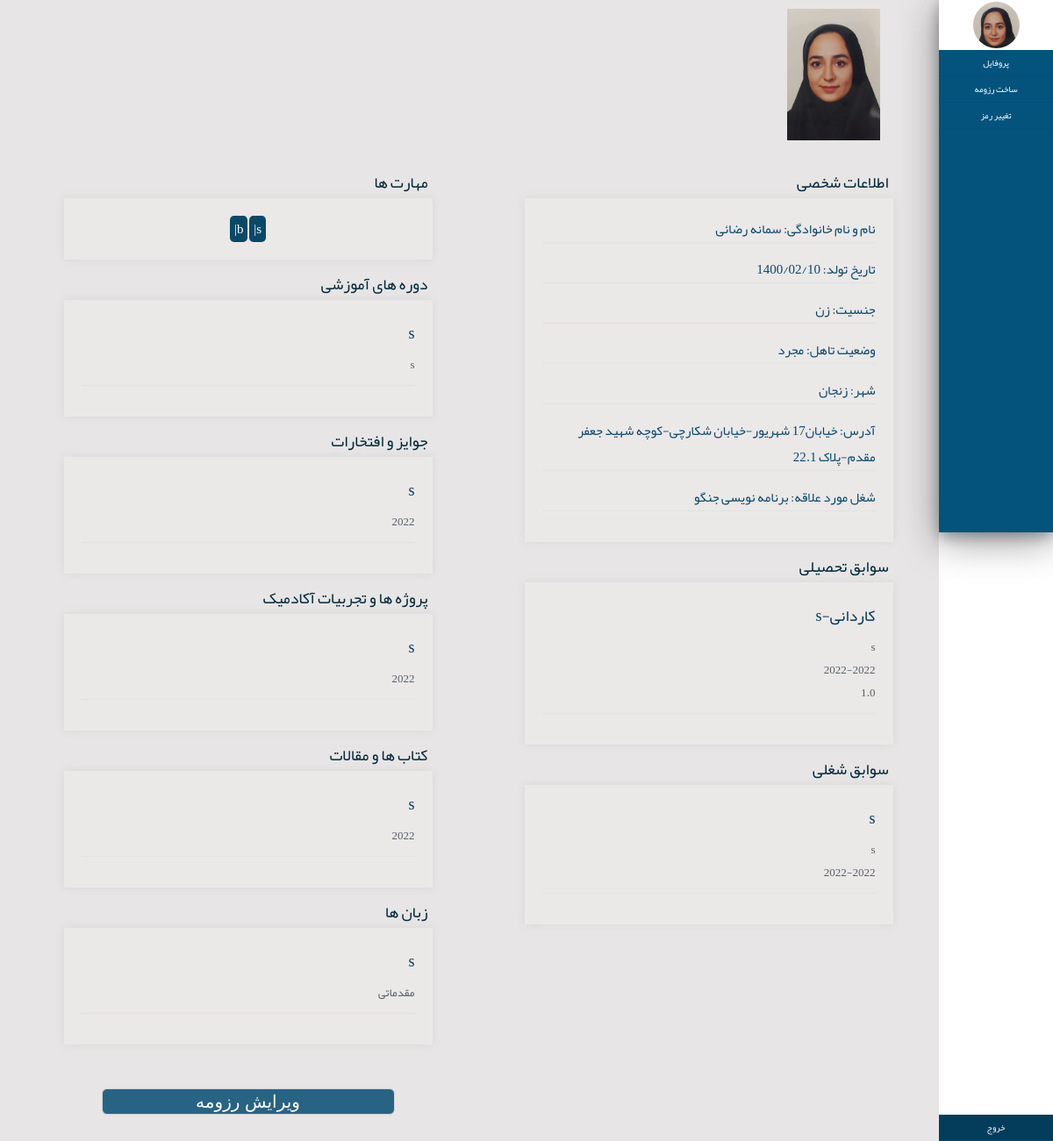
The app's page /accounts/resumeprofile/ (signed in), older data.
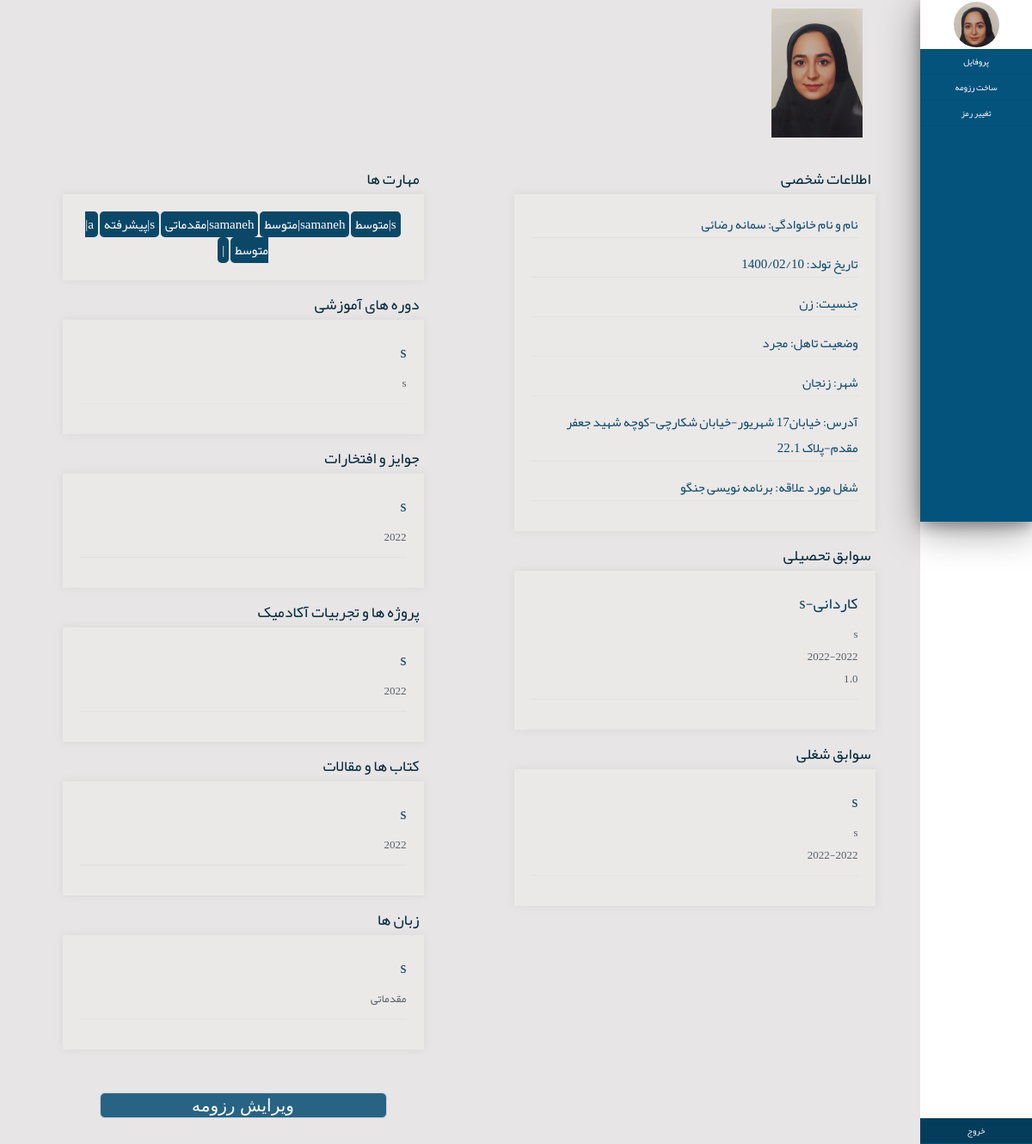
The same page, newer data.
### accounts/models.py (models this page shows, shortened)
class aducationModel(models.Model):
    class Meta:
        verbose_name="سوابق تحصیلی"
        verbose_name_plural="سوابق تحصیلی"
    aducations = models.ForeignKey(ProfileModel, on_delete=models.CASCADE)
    Associate=1
    Bachelor=2
    Master=3
    phD=4
    status_choices2=((Associate,"کاردانی"),
                    (Bachelor,"کارشناسی"),
                    (Master,"کارشناسی ارشد"),
                    (phD,"دکترا"))
    degree_level=models.IntegerField(choices=status_choices2,verbose_name="مقطع تحصیلی",null=True)
    major=models.CharField(max_length=100,verbose_name="رشته تحصیلی",null=True)
    university=models.CharField(max_length=100,verbose_name="دانشگاه",null=True)
    gpa=models.FloatField(verbose_name="معدل",null=True)
    from_year=models.DateField(verbose_name="سال شروع",null=True)
    to_year=models.DateField(verbose_name="سال پایان",null=True)

class workexperienceModel(models.Model):
    class Meta:
        verbose_name="سوابق شغلی"
        verbose_name_plural="سوابق شغلی"
    jobs = models.ForeignKey(ProfileModel, on_delete=models.CASCADE)
    job_area=models.CharField(max_length=100,null=True,blank=True)
    job_title=models.CharField(max_length=100,verbose_name="عنوان شغل")
    company_name=models.CharField(max_length=100,verbose_name="نام شرکت")
    start_time=models.DateField(verbose_name="تاریخ شروع",null=True)
    end_time=models.DateField(verbose_name="تاریخ پایان",null=True)

class skillsModel(models.Model):
    class Meta:
        verbose_name="مهارت ها"
        verbose_name_plural="مهارت ها"
    skills = models.ForeignKey(ProfileModel, on_delete=models.CASCADE)
    skillname=models.CharField(max_length=100,verbose_name="مهارت")
    Basic=1
    intermidiate=2
    advanced=3
    status_choices=((Basic,"مقدماتی"),
                    (intermidiate,"متوسط"),
                    (advanced,"پیشرفته"))
    levelofskill=models.IntegerField(choices=status_choices,verbose_name="سطح مهارت",null=True)

class coursesModel(models.Model):
    class Meta:
        verbose_name="دوره های آموزشی"
        verbose_name_plural="دوره های آموزشی"
    courses=models.ForeignKey(ProfileModel, on_delete=models.CASCADE)
    coursesname=models.CharField(max_length=300,verbose_name="نام دوره آموزشی")
    institute=models.CharField(max_length=300,verbose_name="نام آموزشگاه")
    certificate=models.URLField(null=True,blank=True)

class awardsModel(models.Model):
    class Meta:
        verbose_name="جوایزو افتخارات"
        verbose_name_plural="جوایزو افتخارات"
    awards=models.ForeignKey(ProfileModel, on_delete=models.CASCADE)
    award_title=models.CharField(max_length=300,verbose_name="عنوان")
    dateofaward=models.DateField(verbose_name="سال")

class projectsModel(models.Model):
    class Meta:
        verbose_name="پروژه ها و تجربیات آکادمیک"
        verbose_name_plural="پروژه ها و تجربیات آکادمیک"
    projects=models.ForeignKey(ProfileModel, on_delete=models.CASCADE)
    project_title=models.CharField(max_length=300,verbose_name="عنوان")
    dateofproject=models.DateField(verbose_name="سال",null=True)

class articlesModel(models.Model):
    class Meta:
        verbose_name="کتاب ها و مقالات"
        verbose_name_plural="کتاب ها و مقالات"
    articles=models.ForeignKey(ProfileModel, on_delete=models.CASCADE)
    article_title=models.CharField(max_length=500,verbose_name="عنوان")
    dateofarticle=models.DateField(verbose_name="سال",null=True)

class languagesModel(models.Model):
    class Meta:
        verbose_name="زبان ها"
        verbose_name_plural="زبان ها"
    languages=models.ForeignKey(ProfileModel, on_delete=models.CASCADE)
    language=models.CharField(max_length=100,verbose_name="زبان")
    Basic=1
    preintermidiate=2
    intermidiate=3
    upperintermidiate=4
    advanced=5
    native=6
    status_choices=((Basic,"مقدماتی"),
                    (preintermidiate,"پایین تر از متوسط"),
                    (intermidiate,"متوسط"),
                    (upperintermidiate,"بالاتر از متوسط"),
                    (advanced,"پیشرفته"),
                    (native,"زبان مادری"),
                    )
    leveloflanguage=models.IntegerField(choices=status_choices,verbose_name="سطح مهارت")

### accounts/views.py (the view)
# urls.py: path('resumeprofile/',views.resumeprofileview),
@login_required
def resumeprofileview(request):
    resumeprofile=request.user.profile
    skill=skillsModel.objects.filter(skills_id=resumeprofile)
    aducation=aducationModel.objects.filter(aducations_id=resumeprofile)
    award=awardsModel.objects.filter(awards_id=resumeprofile)
    article=articlesModel.objects.filter(articles_id=resumeprofile)
    course=coursesModel.objects.filter(courses_id=resumeprofile)
    language=languagesModel.objects.filter(languages_id=resumeprofile)
    project=projectsModel.objects.filter(projects_id=resumeprofile)
    workexperience=workexperienceModel.objects.filter(jobs_id=resumeprofile)
    context={
        "resumeprofile":resumeprofile,
        "skill":skill,
        "aducation":aducation,
        "award":award,
        "article":article,
        "course":course,
        "language":language,
        "project":project,
        "workexperience":workexperience,
    }
    return render(request,"accounts/resumeprofile.html",context)

### accounts/templates/accounts/resumeprofile.html (shortened to what the changed rows need)
{%load static%}
<!DOCTYPE html>
<html lang="en">
<head>
    <link rel="stylesheet" href="{%static 'css/styless.css'%}">
</head>
<body>
    <body dir="rtl">
        <div class="container bodyy">
            <div class="main_container">
            <div class="boxxrtl"  style="min-height: 607px;">
                    <div  style="width: 40%;float: right;height: 420px ; margin-left: 5%; margin-right: 5%;" >
                        <div class="formresume">
                            {% for educations in aducation %}
                                <div class="profil">
                                    <p class="subtitle1"> {{educations.get_degree_level_display|default:"" }}-{{ educations.major|default:"" }}</p>
                                    <p class="subtitle2">{{ educations.university|default:"" }}
                                    <br>{{ educations.from_year|default:""|date:'Y' }}-{{ educations.to_year |default:""|date:'Y'}}
                                    <br>{{ educations.gpa|default:"" }}</p>
                                </div>
                            {% endfor%}
                        </div>
                        <div class="formresume">
                            {% for workexperiences in workexperience %}
                            <div class="profil">
                                <p class="subtitle1">{{ workexperiences.job_title |default:""}}</p>
                                    <p class="subtitle2">{{ workexperiences.company_name |default:""}}
                                    <br>{{ workexperiences.start_time |default:""|date:'Y'}}-{{ workexperiences.end_time|default:""|date:'Y' }}
                                    </p>
                            </div>
                            {% endfor %}
                        </div>
                    </div>
                    <div style="width: 40%; float: right;height: 420px ; margin-left: 5%; margin-right: 5%;" >
                        <div class="formresume" >
                            {% for skills in skill %}
                                <p class="skillprofil">{{ skills.skillname|default:""  }}|{{ skills.get_levelofskill_display|default:""  }}</p>
                            {% endfor %}
                        </div>
                        <div class="formresume">
                            {% for courses in course %}
                                <div class="profil">
                                    <p class="subtitle1">{{ courses.coursesname|default:"" }}</p>
                                    <p class="subtitle2">{{ courses.institute|default:"" }}
                                    </p>
                                </div>
                            {% endfor %}
                        </div>
                        <div class="formresume">
                            {% for awards in award %}
                                <div class="profil">
                                    <p class="subtitle1">{{ awards.award_title |default:""}}</p>
                                    <p class="subtitle2">{{ awards.dateofaward|default:""|date:'Y' }}</p>
                                </div>
                            {% endfor %}
                        </div>
                        <div class="formresume">
                            {% for projects in project %}
                                <div class="profil">
                                    <p class="subtitle1">{{ projects.project_title |default:""}}</p>
                                    <p class="subtitle2">{{ projects.dateofproject|default:"" |date:'Y'}}
                                    </p>
                                </div>
                            {% endfor %}
                        </div>
                        <div class="formresume">
                            {% for articles in article %}
                                <div class="profil">
                                    <p class="subtitle1">{{ articles.article_title |default:""}}</p>
                                    <p class="subtitle2">{{ articles.dateofarticle|default:"" |date:'Y'}}</p>
                                </div>
                            {% endfor %}
                        </div>
                        <div class="formresume">
                            {% for languages in language %}
                                <div class="profil">
                                    <p class="subtitle1">{{ languages.language|default:"" }}</p>
                                    <p class="subtitle2">{{ languages.get_leveloflanguage_display|default:"" }}</p>
                                </div>
                            {% endfor %}
                        </div>
                    </div>
            </div>
        </div>
</body>
</html>

Row changes from the older to the newer data that the page shows:
removed skillsModel: skillname "b"
changed skillsModel (number 1 of 6 on the later page): levelofskill (not shown) → "متوسط"
added skillsModel: skillname "samaneh", levelofskill "متوسط"
added skillsModel: skillname "samaneh", levelofskill "مقدماتی"
added skillsModel: skillname "s", levelofskill "پیشرفته"
added skillsModel: skillname "a", levelofskill "متوسط"
